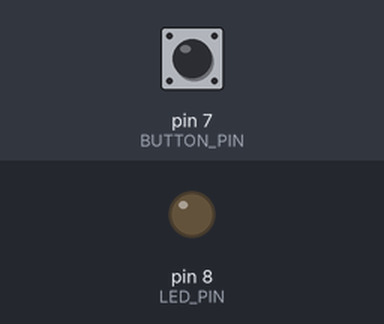
This sketch was run on a simulated Arduino Uno, built with avr-gcc and run on an emulated ATmega328P. Parts: output pins drawn as LEDs (lit = HIGH). The test bench sets the inputs (shaded band); at power-on: pin 7 (BUTTON_PIN) HIGH.

Above: at 1.2 s.
1.3 s: pin 7 (BUTTON_PIN) pulled LOW for 0.15 s
At 2.5 s:
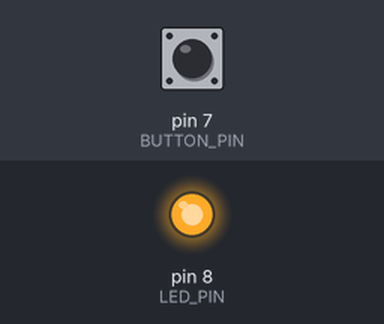
2.9 s: pin 7 (BUTTON_PIN) pulled LOW for 1 s
At 3.9 s:
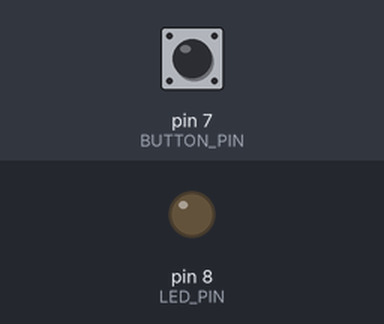
5.4 s: pin 7 (BUTTON_PIN) pulled LOW for 3.2 s
At 5.8 s:
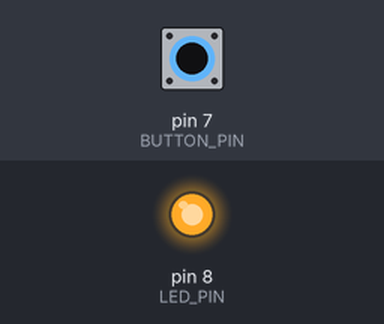
Timing chart, 0 to 8.4 s (numbered marks = the images above; inputs shaded):
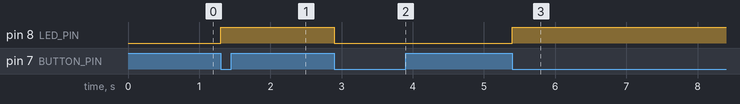

Measured:
- after the input at 1.3 s, pin 8 (LED_PIN): LOW → HIGH at once
- after the input at 2.9 s, pin 8 (LED_PIN): HIGH → LOW at once
- after the input at 5.4 s, pin 8 (LED_PIN): LOW → HIGH at once

The sketch:

LED_push_button_toggel.ino
```cpp
#define LED_PIN 8
#define BUTTON_PIN 7
// https://roboticsbackend.com/arduino-turn-led-on-and-off-with-button/

byte lastButtonState;
byte LedState = LOW;
unsigned long lastTime = millis();
unsigned long rebounce = 50;

void setup() {
  pinMode(LED_PIN, OUTPUT);
  pinMode(BUTTON_PIN, INPUT);
  lastButtonState = digitalRead(BUTTON_PIN);
}

void loop() {
  if(millis() - lastTime >= rebounce){
    byte buttonState = digitalRead(BUTTON_PIN);
    if(buttonState != lastButtonState){
      lastTime = millis();
      lastButtonState = buttonState;
      if(buttonState == LOW){
        if(LedState == HIGH){
          LedState = LOW;
        }else{
          LedState = HIGH;
        }
        digitalWrite(LED_PIN, LedState);
      }
    }
  }
}
```
